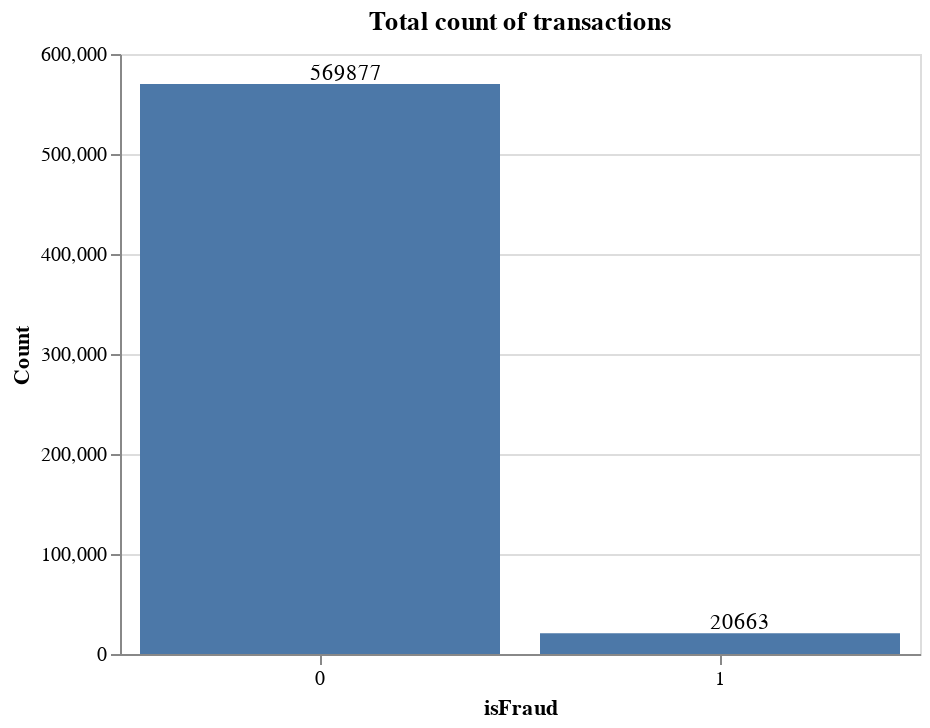

The notebook cell this image was saved under:
### Code cell
#Implementing a bar chart to check the data balance as fraud and non-fraud visually.
bar_chart=alt.Chart(transGroup).mark_bar().encode(
    alt.X('isFraud:N', axis=alt.Axis(labelAngle=0)), 
    alt.Y('count:Q', title='Count'))
text_chart = bar_chart.mark_text(align='left', baseline='bottom', dx=-5).encode(text='count:Q')
(bar_chart + text_chart).properties(height=300, width=400, title='Total count of transactions')

### Figure 1 — Vega-Lite specification as saved in the notebook (floating-point values rounded to 4 significant figures)
{"$schema": "https://vega.github.io/schema/vega-lite/v4.17.0.json", "config": {"view": {"continuousHeight": 300, "continuousWidth": 400}}, "data": {"name": "data-5dfd1e69997b1aad769d63f3645d6eca"}, "datasets": {"data-5dfd1e69997b1aad769d63f3645d6eca": [{"count": 569877, "isFraud": 0}, {"count": 20663, "isFraud": 1}]}, "height": 300, "layer": [{"encoding": {"x": {"axis": {"labelAngle": 0}, "field": "isFraud", "type": "nominal"}, "y": {"field": "count", "title": "Count", "type": "quantitative"}}, "mark": "bar"}, {"encoding": {"text": {"field": "count", "type": "quantitative"}, "x": {"axis": {"labelAngle": 0}, "field": "isFraud", "type": "nominal"}, "y": {"field": "count", "title": "Count", "type": "quantitative"}}, "mark": {"align": "left", "baseline": "bottom", "dx": -5, "type": "text"}}], "title": "Total count of transactions", "width": 400}
